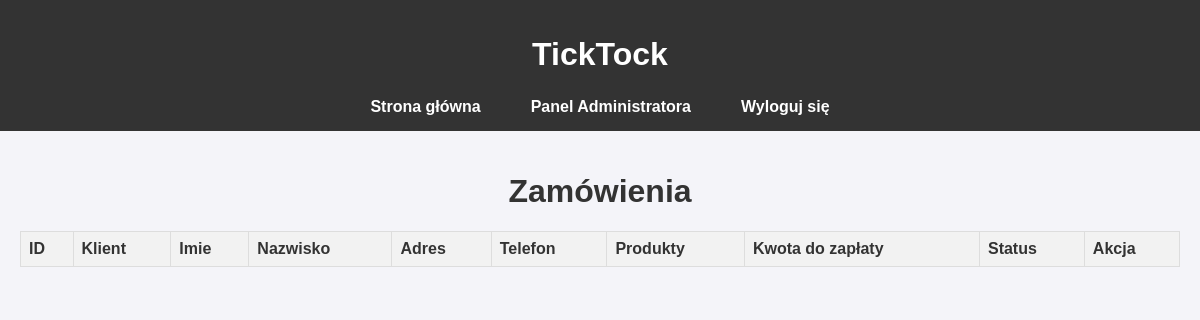
Page /admin_orders.php (signed in) on the earlier database version.
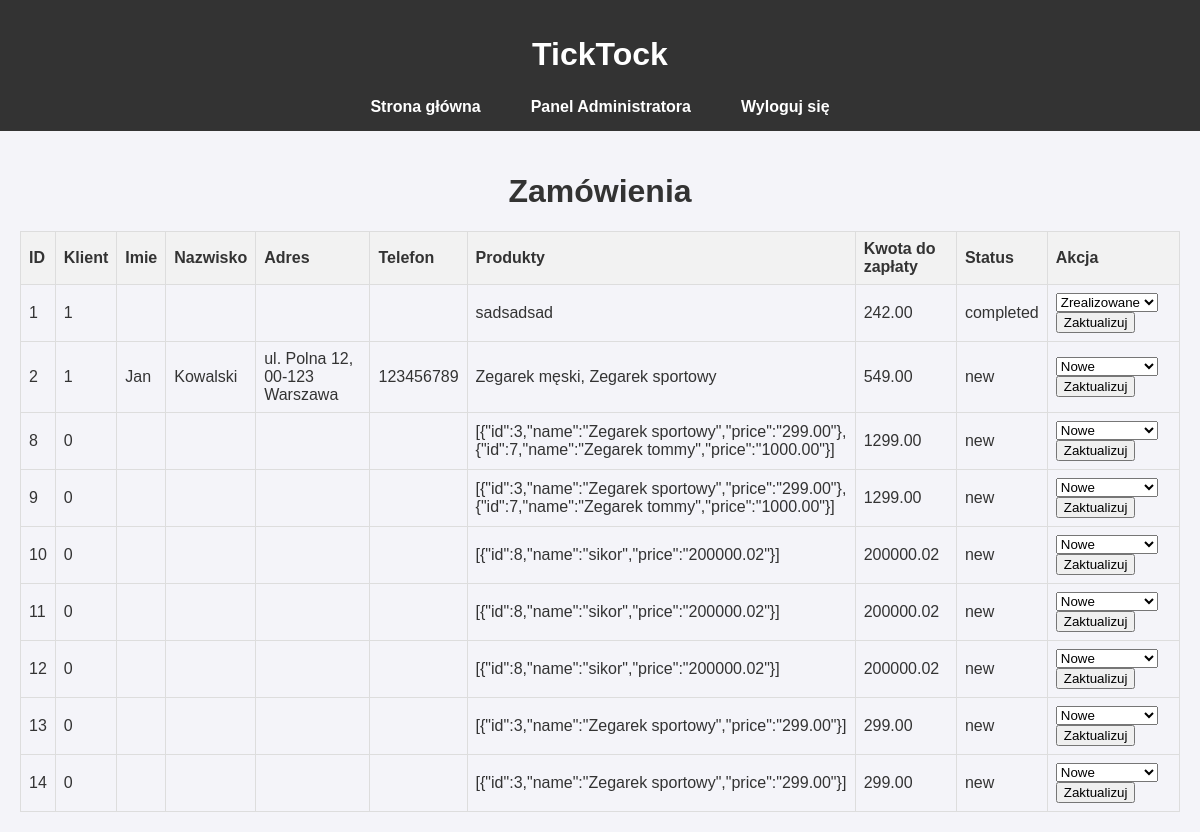
Same page on the later database version.
### tables this page shows
CREATE TABLE `orders` (
  `id` int(11) NOT NULL,
  `first_name` varchar(255) NOT NULL,
  `last_name` varchar(255) NOT NULL,
  `address` text NOT NULL,
  `phone` varchar(15) NOT NULL,
  `customer_id` int(11) NOT NULL,
  `products` text NOT NULL,
  `total_price` decimal(10,2) NOT NULL,
  `status` enum('new','processing','completed','cancelled') DEFAULT 'new',
  `payment_method` enum('credit_card','paypal','bank_transfer') DEFAULT 'credit_card',
  `delivery_date` date DEFAULT NULL,
  `created_at` timestamp NOT NULL DEFAULT current_timestamp()
);

### admin_orders.php (the view, shortened to what this page needs)
<?php
require 'header.php';
$stmt = $pdo->prepare("SELECT * FROM orders");
$stmt->execute();
$orders = $stmt->fetchAll(PDO::FETCH_ASSOC);
?>
<!DOCTYPE html>
<html lang="pl">
<head>
</head>
<body>
    <h1>Zamówienia</h1>
    <table>
        <tr>
            <th>ID</th>
            <th>Klient</th>
            <th>Imie</th>
            <th>Nazwisko</th>
            <th>Adres</th>
            <th>Telefon</th>
            <th>Produkty</th>
            <th>Kwota do zapłaty</th>
            <th>Status</th>
            <th>Akcja</th>
        </tr>
        <?php foreach ($orders as $order): ?>
        <tr>
            <td><?= htmlspecialchars($order['id']) ?></td>
            <td><?= htmlspecialchars($order['customer_id']) ?></td>
            <td><?= htmlspecialchars($order['first_name']) ?></td>
            <td><?= htmlspecialchars($order['last_name']) ?></td>
            <td><?= htmlspecialchars($order['address']) ?></td>
            <td><?= htmlspecialchars($order['phone']) ?></td>
            <td><?= htmlspecialchars($order['products']) ?></td>
            <td><?= htmlspecialchars($order['total_price']) ?></td>
            <td><?= htmlspecialchars($order['status']) ?></td>
            <td>
                <form method="POST" action="">
                    <select name="status">
                        <option value="new" <?= $order['status'] == 'new' ? 'selected' : '' ?>>Nowe</option>
                        <option value="completed" <?= $order['status'] == 'completed' ? 'selected' : '' ?>>Zrealizowane</option>
                    </select>
                    <button type="submit">Zaktualizuj</button>
                </form>
            </td>
        </tr>
        <?php endforeach; ?>
    </table>
</body>
</html>

Differences in the rows shown:
added orders: id "1", customer "1", products "sadsadsad", total_price "242.00", status "completed", status "Zrealizowane"
added orders: id "2", customer "1", first_name "Jan", last_name "Kowalski", address "ul. Polna 12, 00-123 Warszawa", phone "123456789", products "Zegarek męski, Zegarek sportowy", total_price "549.00", status "new", status "Nowe"
added orders: id "8", customer "0", products "[{\"id\":3,\"name\":\"Zegarek sportowy\",\"price\":\"299.00\"},{\"id\":7,\"name\":\"Zegarek tommy\",\"price\":\"1000.00\"}]", total_price "1299.00", status "new", status "Nowe"
added orders: id "9", customer "0", products "[{\"id\":3,\"name\":\"Zegarek sportowy\",\"price\":\"299.00\"},{\"id\":7,\"name\":\"Zegarek tommy\",\"price\":\"1000.00\"}]", total_price "1299.00", status "new", status "Nowe"
added orders: id "10", customer "0", products "[{\"id\":8,\"name\":\"sikor\",\"price\":\"200000.02\"}]", total_price "200000.02", status "new", status "Nowe"
added orders: id "11", customer "0", products "[{\"id\":8,\"name\":\"sikor\",\"price\":\"200000.02\"}]", total_price "200000.02", status "new", status "Nowe"
added orders: id "12", customer "0", products "[{\"id\":8,\"name\":\"sikor\",\"price\":\"200000.02\"}]", total_price "200000.02", status "new", status "Nowe"
added orders: id "13", customer "0", products "[{\"id\":3,\"name\":\"Zegarek sportowy\",\"price\":\"299.00\"}]", total_price "299.00", status "new", status "Nowe"
added orders: id "14", customer "0", products "[{\"id\":3,\"name\":\"Zegarek sportowy\",\"price\":\"299.00\"}]", total_price "299.00", status "new", status "Nowe"
